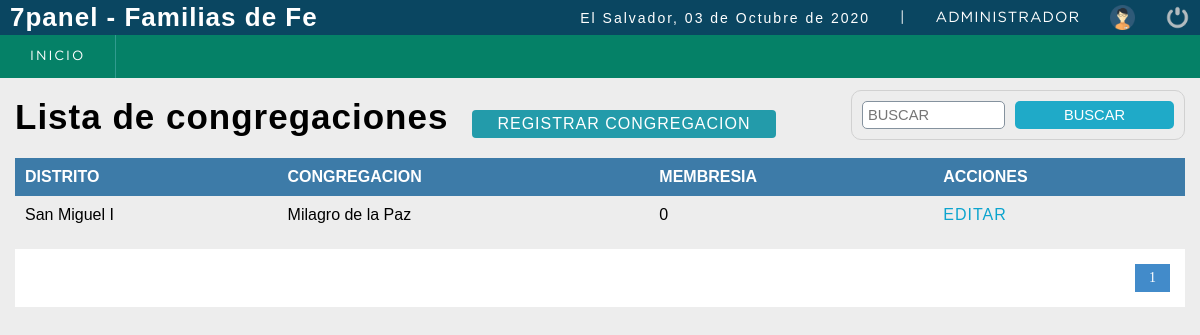
/sistema/lista_congregaciones_aio.php (signed in), run on the app's committed database.
### tables this page shows
CREATE TABLE IF NOT EXISTS `iglesia` (
  `codcongregacion` smallint(5) NOT NULL AUTO_INCREMENT,
  `distrito` varchar(50) NOT NULL,
  `congregacion` varchar(50) NOT NULL,
  `membresia` smallint(5) NOT NULL,
  `estatus` smallint(5) NOT NULL DEFAULT '1',
  `usuario_id` smallint(5) NOT NULL,
  `incorporacion` datetime NOT NULL DEFAULT CURRENT_TIMESTAMP,
  PRIMARY KEY (`codcongregacion`),
  KEY `estatus` (`estatus`),
  KEY `usuario_id` (`usuario_id`)
);

### sistema/lista_congregaciones_aio.php (the view, shortened to what this page needs)
<?php
	include "../conexion.php";
 ?>
<!DOCTYPE html>
<html lang="en">
<head>
	<?php include "includes/scripts.php"; ?>
</head>
<body>
	<?php include "includes/header.php"; ?>
	<section id="container">
		<h1>Lista de congregaciones</h1>
		<a href="registro_congregacion_aio.php" class="btn_new">Registrar Congregacion</a>
		<form action="buscar_congregacion.php" method="get" class="form_search">
			<input type="text" name="busqueda" id="busqueda" placeholder="Buscar">
			<input type="submit" value="Buscar" class="btn_search">
		</form>
		<table>
			<tr>
			    <th>Distrito</th>
				<th>Congregacion</th>
				<th>Membresia</th>
				<th>Acciones</th>
			</tr>
		<?php
			$sql_registe = mysqli_query($conection,"SELECT COUNT(*) as total_registro FROM iglesia WHERE estatus = 1 ");
			$result_register = mysqli_fetch_array($sql_registe);
			$total_registro = $result_register['total_registro'];
			$por_pagina = 5;
			if(empty($_GET['pagina']))
			{
				$pagina = 1;
			}else{
				$pagina = $_GET['pagina'];
			}
			$desde = ($pagina-1) * $por_pagina;
			$total_paginas = ceil($total_registro / $por_pagina);
			$query = mysqli_query($conection,"SELECT * FROM iglesia
				                              WHERE estatus = 1 ORDER BY codcongregacion ASC LIMIT $desde,$por_pagina
				");
			$result = mysqli_num_rows($query);
			if($result > 0){
				while ($data = mysqli_fetch_array($query)) {
			?>
				<tr>
				    <td><?php echo $data['distrito']; ?></td>
					<td><?php echo $data['congregacion']; ?></td>
					<td><?php echo $data['membresia']; ?></td>
					<td>
						<a class="link_edit" href="editar_congregacion.php?cod=<?php echo $data['codcongregacion']; ?>">Editar
						</a>
					</td>
				</tr>
		<?php
				}
			}
		 ?>
		</table>
		<div class="paginador">
			<ul>
			<?php
				for ($i=1; $i <= $total_paginas; $i++) {
					if($i == $pagina)
					{
						echo '<li class="pageSelected">'.$i.'</li>';
					}else{
						echo '<li><a href="?pagina='.$i.'">'.$i.'</a></li>';
					}
				}
			 ?>
			</ul>
		</div>
	</section>
</body>
</html>

### sistema/css/style.css (style rules this page uses)
* { margin: 0; padding: 0; box-sizing: border-box; }
body { background: #ededed; }
input, select, a, th { text-transform: uppercase; }
h1, h2, h3, h4, h5, h6 { font-family: 'arial'; font-weight: bold; letter-spacing: 1px; }
h1 { font-size: 26px; }
a { text-decoration: none; font-family: arial; letter-spacing: 1px; }
#container { padding: 90px 15px 15px; }
form { background: #FFF; margin: auto; padding: 20px 50px; border: 1px solid #d1d1d1; }
input,select { display: block; width: 100%; font-size: 11pt; padding: 5px; border: 1px solid #85929e; border-radius: 5px; }
#container h1 { font-size: 35px; display: inline-block; }
.btn_new { display: inline-block; background: #239baa; color: #FFF; padding: 5px 25px; border-radius: 4px; margin: 20px; }
table { border-collapse: collapse; font-size: 12pt; font-family: 'arial'; width: 100%; }
table th { text-align: left; padding: 10px; background: #3d7ba8; color: #FFF; }
table tr:nth-child(odd) { background: #FFF; }
table td { padding: 10px; }
.link_edit { color: #0ca4ce; }
.paginador ul { padding: 15px; list-style: none; background: #FFF; margin-top: 15px; display: -webkit-flex; display: -moz-flex; display: -ms-flex; display: -o-flex; display: flex; justify-content: flex-end; }
.paginador a, .pageSelected { color: #428bca; border: 1px solid #ddd; padding: 5px; display: inline-block; font-size: 14px; text-align: center; width: 35px; }
.pageSelected { color: #FFF; background: #428bca; border: 1px solid #428bca; }
.form_search { display: -webkit-flex; display: -moz-flex; display: -ms-flex; display: -o-flex; display: flex; float: right; background: initial; padding: 10px; border-radius: 10px; }
.form_search .btn_search { background: #1faac8; color: #FFF; padding: 0 20px; border: 0; cursor: pointer; margin-left: 10px; }

### data on the page
iglesia: distrito "San Miguel I", congregacion "Milagro de la Paz", membresia "0"

### other printed values
fechaC() "03 de Octubre de 2020"
$_SESSION['user'] "ADMINISTRADOR"
